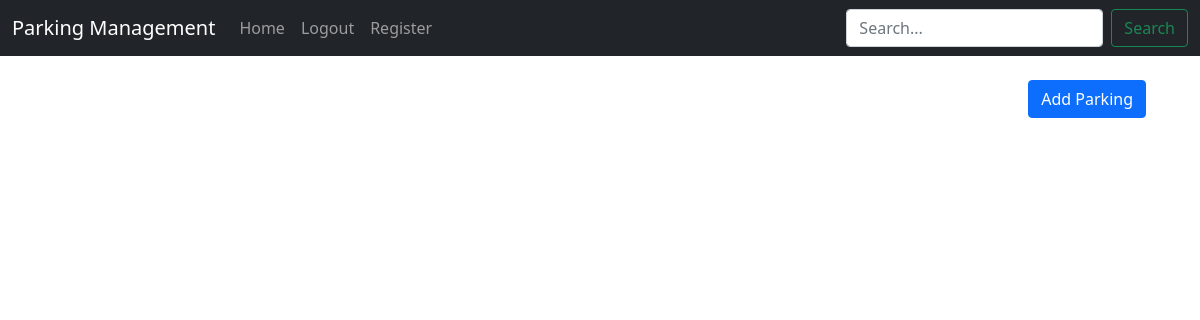
/parking (signed in), run on an earlier commit of the app's database.
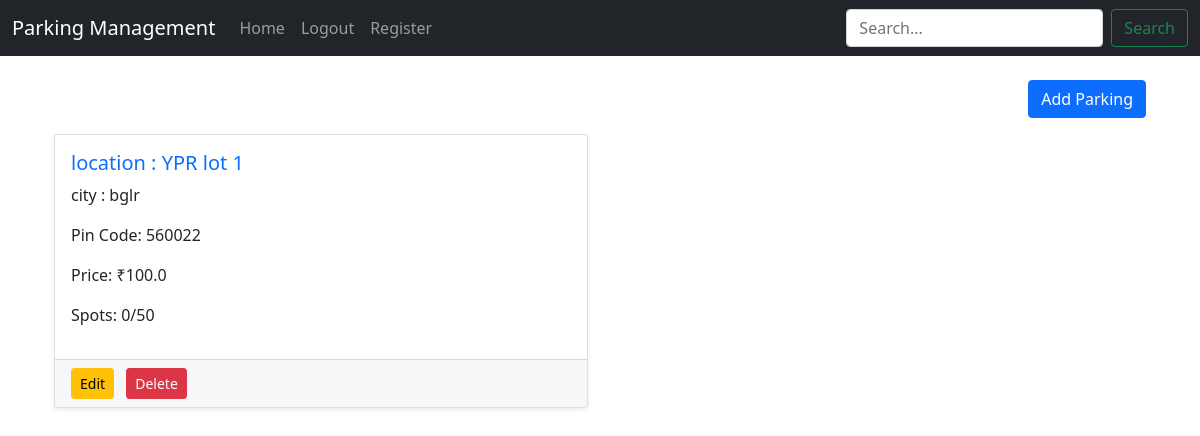
And on a later commit of the database.
### app.py (models this page shows)
class Parking(db.Model):
    __tablename__='parking'
    id=db.Column(db.Integer,primary_key=True)
    primary_location_name=db.Column(db.String(20),nullable=False)
    address=db.Column(db.String(20),nullable=False)
    pin_code=db.Column(db.String(20),nullable=False)
    price=db.Column(db.Float,nullable=False)
    number_of_spots = db.Column(db.Integer,nullable=False)
    spots=db.relationship('parkingSpot',back_populates='parking', cascade='all, delete-orphan')

### app.py (the view)
@app.route('/parking',methods=['GET','POST'])
def parking():
    if 'username' not in session:
        return redirect(url_for('login'))
    parkings = Parking.query.all()
    parking_spots = {}
    available_counts={}
    users = User.query.all()
    for parking in parkings:
        spots = parkingSpot.query.filter_by(parking_id=parking.id).all()
        parking_spots[parking.id] = spots
        available_counts[parking.id] = parkingSpot.query.filter_by(parking_id=parking.id, status='A').count()
    return render_template('parking.html', parkings=parkings,available_counts=available_counts,parking_spots=parking_spots,users=users)

### templates/parking.html (shortened to what this page needs)
{% extends 'base.html' %}
{% block content %}
<div class="container mt-4">
    <div class="d-flex justify-content-end mb-3">
        <button class="btn btn-primary" data-bs-toggle="modal" data-bs-target="#addParkingModal">
            Add Parking
        </button>
    </div>
    <div class="row row-cols-1 row-cols-md-2 g-4">
        {% for parking in parkings %}
        <div class="col">
            <div class="card shadow-sm h-100">
                <div class="card-body">
                    <h5 class="card-title text-primary">location : {{ parking.primary_location_name }}</h5>
                    <p class="card-text">city : {{ parking.address }}</p>
                    <p class="card-text">Pin Code: {{ parking.pin_code }}</p>
                    <p class="card-text">Price: ₹{{ parking.price }}</p>
                    <p class="card-text">Spots: {{ available_counts[parking.id] }}/{{ parking.number_of_spots }}</p>
                </div>
                <div class="card-footer d-flex justify-content-between">
                    <div>
                        <a href="/edit_parking/{{ parking.id }}" class="btn btn-warning btn-sm me-2">Edit</a>
<a href="/delete_parking/{{ parking.id }}" class="btn btn-danger btn-sm"
   onclick="return confirm('Are you sure you want to delete this parking?')">Delete</a>
                    </div>
                </div>
            </div>
        </div>
        {% endfor %}
    </div>
</div>
{% endblock %}

What changed in the data, as far as the page shows it:
added Parking: primary_location_name "YPR lot 1", address "bglr", pin_code "560022", price "100.0", available_counts "0", number_of_spots "50"
